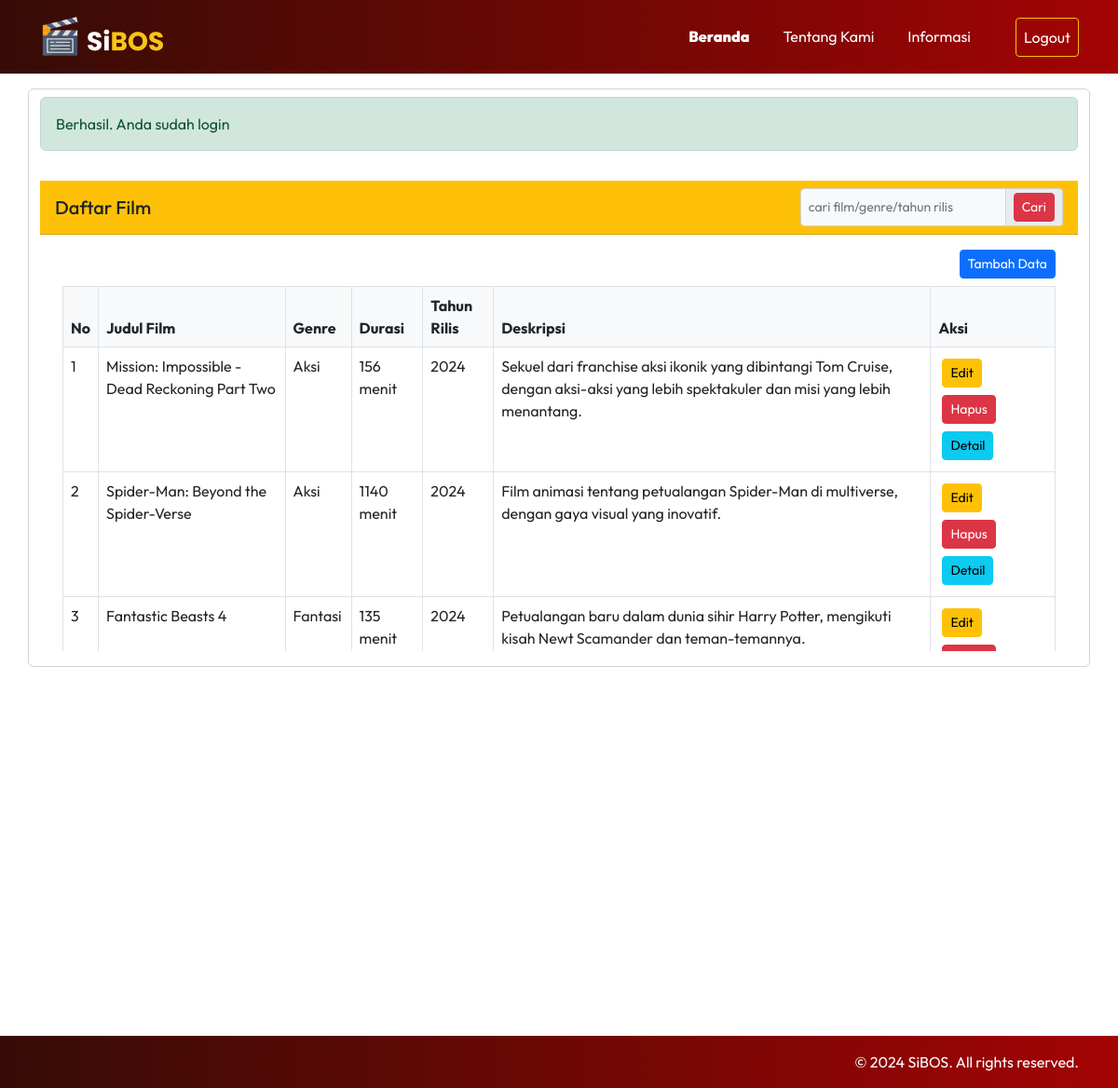
Page /public/film (signed in) on the committed database.
### tables this page shows
CREATE TABLE `film` (
  `id` int NOT NULL,
  `judul` varchar(255) DEFAULT NULL,
  `genre` varchar(255) DEFAULT NULL,
  `durasi` int DEFAULT NULL,
  `tahun_rilis` int DEFAULT NULL,
  `deskripsi` text
);

### app/core/Controller.php (called while the page is built, shortened)
<?php
class Controller
{
    private function header($data = [])
    {
        require_once '../app/views/templates/header.php';
    }
    private function footer()
    {
        require_once '../app/views/templates/footer.php';
    }
    public function view($view, $data = [])
    {
        require_once '../app/views/' . $view . '.php';
    }
    public function model($model){
        return new $model;
    }
}

### app/controllers/Film.php (called while the page is built, shortened)
<?php
class Film extends Controller
{
    public function index()
    {
        $data['title'] = 'Film Bioskop';
        $data['film'] = $this->model('film_model')->getAllFilm();
        $this->view('film/index', $data);
    }
}

### app/core/App.php (called while the page is built, shortened)
<?php
class App {
    protected $method = "index";
    protected $params = [];
    public function __construct()
    {
        $this->controller = new $this->controller;
        call_user_func_array([$this->controller, $this->method], $this->params);
    }
}

### public/index.php (called while the page is built, shortened)
<?php
$app = new App;
?>

### app/core/Database.php (called while the page is built, shortened)
<?php
class Database{
    private $host = DB_HOST;
    private $user = DB_USER;
    private $pass = DB_PASS;
    private $db_name = DB_NAME;
    private $dbh;
    private $stmt;
    public function __construct()
    {
        $dsn = 'mysql:host=' . $this->host .';dbname=' . $this->db_name  ;
        $option = [
            PDO::ATTR_PERSISTENT => true,
            PDO::ATTR_ERRMODE => PDO::ERRMODE_EXCEPTION
        ];
        try{
            $this->dbh = new PDO($dsn, $this->user, $this->pass, $option);
        } catch(PDOException $e){
            die($e->getMessage());
        }
    }
    public function query($query)
    {
        $this->stmt = $this->dbh->prepare($query);
    }
    public function execute()
    {
        $this->stmt->execute();
    }
    public function resultSet()
    {
        $this->execute();
        return $this->stmt->fetchAll(PDO::FETCH_ASSOC);
    }
}

### app/models/film_model.php (called while the page is built, shortened)
<?php
    class film_model {
        private $table = 'film';
        private $db;
        public function __construct()
        {
            $this->db = new Database;
        }
        public function getAllFilm()
        {
            $this->db->query(' SELECT * FROM ' . $this->table);
            return $this->db->resultSet();
        }
    }
?>

### app/views/film/index.php (the view, shortened to what this page needs)
<section class="container">
    <div class="row my-3">
        <div class="card">
            <div class="my-2 alert-message">
            </div>
            <div class="card-header bg-warning mt-2">
                <h5 class="card-title mb-0">Daftar Film</h5>
                <form action="<?= BASEURL; ?>/film/cari" method="post">
                    <div class="input-group input-group-sm">
                        <input type="text" class="form-control form-control-sm bg-light" name="keyword"
                            placeholder="cari film/genre/tahun rilis" autocomplete="off">
                        <span class="input-group-text">
                            <button type="submit" class="btn btn-sm btn-danger" id="cariFilm">Cari</button>
                        </span>
                    </div>
                </form>
            </div>
            <div class="card-body">
                <?php if (isset($_SESSION['user']) && ($_SESSION['user']['role'] == 'admin')): ?>
                    <div class="text-end">
                        <button type="button" class="btn btn-sm btn-primary me-2" data-bs-toggle="modal"
                            data-bs-target="#tambahData">
                            Tambah Data
                        </button>
                    </div>
                <?php endif; ?>
                <div class="table-responsive table-sm p-2" style="max-height: 400px;">
                    <table class="table table-hover table-bordered" id="dataTable" width="100%" cellspacing="0">
                        <thead class="bg-light">
                            <tr>
                                <th>No</th>
                                <th>Judul Film</th>
                                <th>Genre</th>
                                <th>Durasi</th>
                                <th>Tahun Rilis</th>
                                <th>Deskripsi</th>
                                <th>Aksi</th>
                            </tr>
                        </thead>
                        <tbody>
                            <?php $no = 1;
                            foreach ($data['film'] as $film): ?>
                                <tr>
                                    <td><?= $no++; ?></td>
                                    <td><?= $film['judul'] ?></td>
                                    <td><?= $film['genre'] ?></td>
                                    <td><?= $film['durasi'] ?> menit</td>
                                    <td><?= $film['tahun_rilis'] ?></td>
                                    <td><?= $film['deskripsi'] ?></td>
                                    <td>
                                        <?php if (isset($_SESSION['user']) && ($_SESSION['user']['role'] == 'admin')): ?>
                                            <button class="btn btn-warning btn-sm btn-edit m-1" data-id="<?= $film['id'] ?>"
                                                data-judul="<?= $film['judul'] ?>" data-genre="<?= $film['genre'] ?>"
                                                data-durasi="<?= $film['durasi'] ?>"
                                                data-tahun-rilis="<?= $film['tahun_rilis'] ?>"
                                                data-deskripsi="<?= $film['deskripsi'] ?>">
                                                Edit
                                            </button>
                                            <button class="btn btn-danger btn-sm btn-hapus m-1" data-id="<?= $film['id'] ?>">
                                                Hapus
                                            </button>
                                        <?php endif; ?>
                                        <a href="<?= BASEURL; ?>/film/detail/<?= $film['id'] ?>"
                                            class="btn btn-info btn-sm btn-detail m-1">Detail</a>
                                    </td>
                                </tr>
                            <?php endforeach; ?>
                        </tbody>
                    </table>
                </div>
            </div>
        </div>
    </div>
</section>

### public/assets/style.css (style rules this page uses)
body { font-family: 'Outfit', sans-serif; }
html, body { height: 100%; margin: 0; display: flex; flex-direction: column; }
.card { background: none !important; border-color: linear-gradient(to right, #360c06, #a30404); }
.card-header { display: flex; justify-content: space-between; align-items: center; }

### rows in the picture
film: judul "Mission: Impossible - Dead Reckoning Part Two", genre "Aksi", durasi "156", tahun_rilis "2024", deskripsi "Sekuel dari franchise aksi ikonik yang dibintangi Tom Cruise, dengan aksi-aksi yang lebih spektakuler dan misi yang lebih menantang."
film: judul "Spider-Man: Beyond the Spider-Verse", genre "Aksi", durasi "1140", tahun_rilis "2024", deskripsi "Film animasi tentang petualangan Spider-Man di multiverse, dengan gaya visual yang inovatif."
film: judul "Fantastic Beasts 4", genre "Fantasi", durasi "135", tahun_rilis "2024", deskripsi "Petualangan baru dalam dunia sihir Harry Potter, mengikuti kisah Newt Scamander dan teman-temannya."

### other values in the picture
$_SESSION['alert']['message'] "Berhasil"
$_SESSION['alert']['action'] "Anda sudah login"
